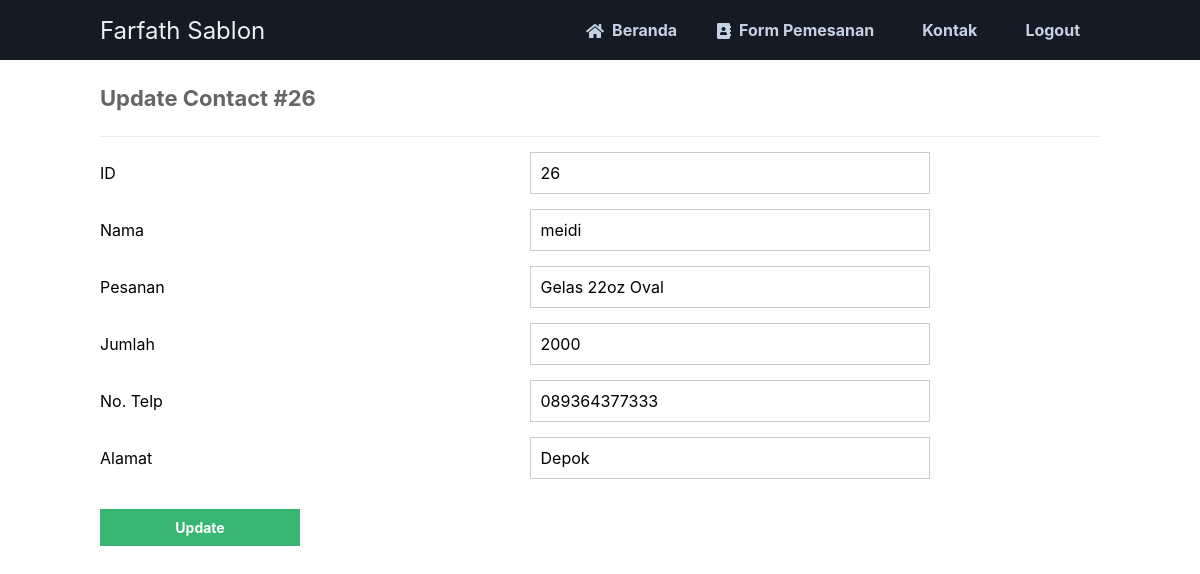
The page /update.php?id=26 on the database its author committed.
### tables this page shows
CREATE TABLE `pemesanan` (
  `id` int(11) NOT NULL,
  `nama` varchar(50) NOT NULL,
  `pesanan` varchar(50) NOT NULL,
  `jumlah` varchar(50) NOT NULL,
  `notelp` varchar(20) NOT NULL,
  `alamat` varchar(100) NOT NULL
);

### update.php (the view, shortened to what this page needs)
<?php
include 'functions.php';
$pdo = pdo_connect_mysql();
if (isset($_GET['id'])) {
    $stmt = $pdo->prepare('SELECT * FROM pemesanan WHERE id = ?');
    $stmt->execute([$_GET['id']]);
    $contact = $stmt->fetch(PDO::FETCH_ASSOC);
} else {
    exit('No ID specified!');
}
?>
<?=template_header('Read')?>
<div class="content update">
	<h2>Update Contact #<?=$contact['id']?></h2>
    <form action="update.php?id=<?=$contact['id']?>" method="post">
  <div class="form-group">
    <label for="id">ID</label>
    <input type="text" name="id" value="<?=$contact['id']?>" id="id" class="form-control" readonly>
  </div>
  <div class="form-group">
    <label for="nama">Nama</label>
    <input type="text" name="nama" value="<?=$contact['nama']?>" id="nama" class="form-control">
  </div>
  <div class="form-group">
    <label for="pesanan">Pesanan</label>
    <input type="text" name="pesanan" value="<?=$contact['pesanan']?>" id="title" class="form-control">
  </div>
  <div class="form-group">
    <label for="jumlah">Jumlah</label>
    <input type="text" name="jumlah" value="<?=$contact['jumlah']?>" id="jumlah" class="form-control">
  </div>
  <div class="form-group">
    <label for="notelp">No. Telp</label>
    <input type="text" name="notelp" value="<?=$contact['notelp']?>" id="notelp" class="form-control">
  </div>
  <div class="form-group">
    <label for="alamat">Alamat</label>
    <input type="text" name="alamat" value="<?=$contact['alamat']?>" id="alamat" class="form-control">
  </div>
  <input type="submit" value="Update" class="btn btn-primary mt-3">
</form>
</div>
<?=template_footer()?>

### style.css (style rules this page uses)
* { box-sizing: border-box; font-family: -apple-system, BlinkMacSystemFont, "segoe ui", roboto, oxygen, ubuntu, cantarell, "fira sans", "droid sans", "helvetica neue", Arial, sans-serif; font-size: 16px; -webkit-font-smoothing: antialiased; -moz-osx-font-smoothing: grayscale; }
body { background-color: #FFFFFF; margin: 0; }
.content { width: 1000px; margin: 0 auto; }
.content h2 { margin: 0; padding: 25px 0; font-size: 22px; border-bottom: 1px solid #ebebeb; color: #666666; }
.update form { padding: 15px 0; display: flex; flex-flow: wrap; }
.update form label { display: inline-flex; width: 400px; padding: 10px 0; margin-right: 25px; }
.update form input { padding: 10px; width: 400px; margin-right: 25px; margin-bottom: 15px; border: 1px solid #cccccc; }
.update form input[type="submit"] { display: block; background-color: #38b673; border: 0; font-weight: bold; font-size: 14px; color: #FFFFFF; cursor: pointer; width: 200px; margin-top: 15px; }

### rows shown on the page
pemesanan: id "26", nama "meidi", pesanan "Gelas 22oz Oval", jumlah "2000", notelp "089364377333", alamat "Depok"
